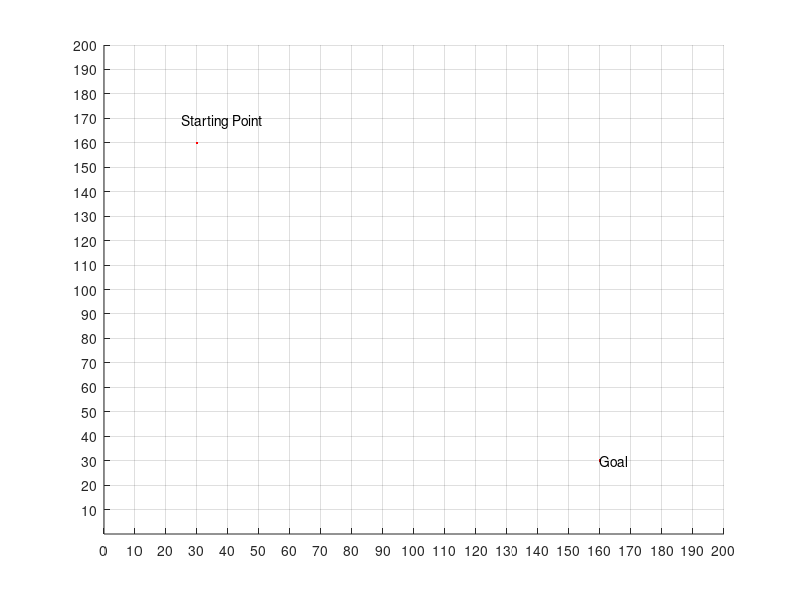

Here is the MATLAB script that generated this plot: (Note: this script raises an error after producing the figure.)
function []=rrt_run

figure;
axis([0,200,0,200])
set(gca, 'XTick', 0:10:200)
set(gca, 'YTick', 10:10:200)
grid ON
hold on


p_start = [30;160];
p_goal = [160;30];

rob.x = 30;
rob.y = 160;

plot(rob.x,rob.y,'.r')
text(rob.x-5, rob.y+9, 'Starting Point');
plot(p_goal(1), p_goal(2), '.r')
text(p_goal(1), p_goal(2), 'Goal');


param.threshold = 7;
param.maxNodes = 2;
param.step_size = 15; 
param.neighbourhood = 20;

cost = PlanPathRRTstar(param, p_start, p_goal)

   
end